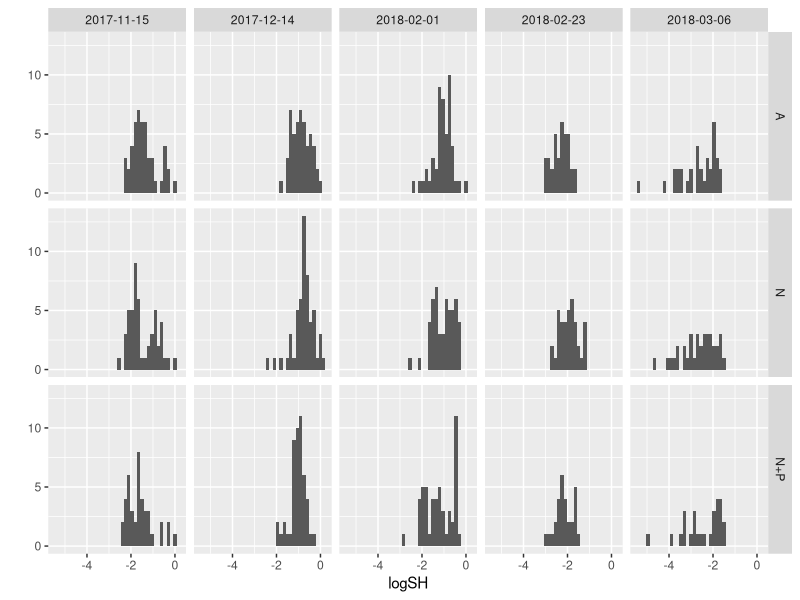
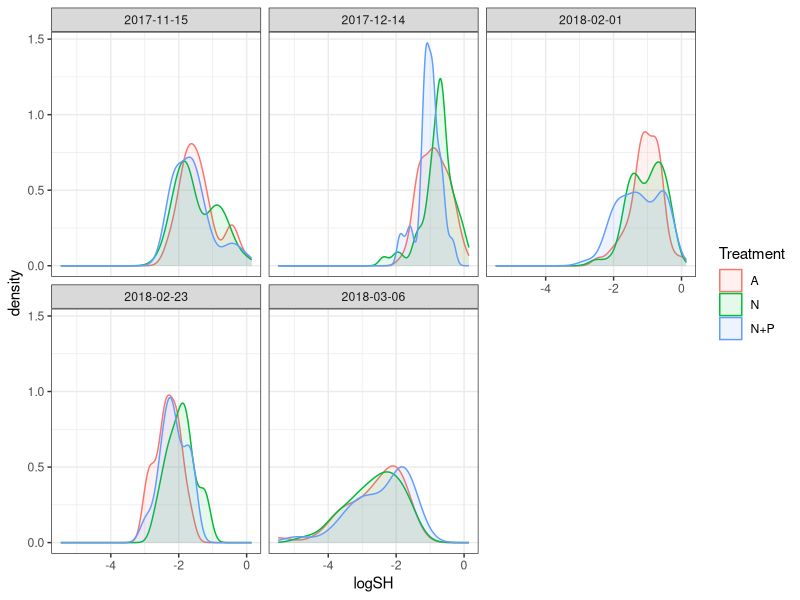

The R source for these figures, in order: (Note: this script raises an error after producing the figures.)
## ---- chunk 1
knitr::opts_chunk$set(echo = TRUE, warning=FALSE, message=FALSE)
## ---- chunk 2

# Get all libraries and sources required to run the script
        library(plyr)
        library(dplyr)
        library(reshape2)

        library(ggplot2)
        library(ggthemes)
        library(scales)

        library(lme4)
        library(lmerTest)
        library(emmeans)
    
        library(skimr)

# Default ggplot settings

    Fill.colour<-scale_colour_manual(values = c("black", "gray70", "gray35"))

    ggthe_bw<-theme(plot.background=element_blank(),
          panel.grid.major.y = element_blank(),
          panel.grid.major.x = element_blank(),
          panel.grid.minor.x = element_blank(),
          panel.grid.minor.y = element_blank(),
          legend.box.background = element_rect(),
          panel.background =element_rect(fill = NA, color = "black")
          )+
    theme_bw()
## ---- chunk 3

# Import the data
  qPCR.variables  <- read.csv("Outputs/Ssid_SH_cell_ratio.csv", header = T)

# Remove blastate samples
  qPCR.blastate<-qPCR.variables[((qPCR.variables$Date=="2018-02-05") |
                                   (qPCR.variables$Date=="2018-03-08")), ]
  qPCR.variables <- droplevels(qPCR.variables[!rownames(qPCR.variables) %in% rownames(qPCR.blastate), ])  
  
 
# Variable types 
str(qPCR.variables)
  qPCR.variables$Genotype<-factor(qPCR.variables$Genotype, 
                                   levels=c("Ss_22","Ss_23","Ss_27", "Ss_28",
                                          "Ss_20", "Ss_24","Ss_30"))
  qPCR.variables$DaysF<-as.factor(qPCR.variables$Days)
  
  summary(qPCR.variables)
  skim(qPCR.variables)

## ---- chunk 4
  HistoL_SH<-qplot(logSH, data=qPCR.variables, binwidth=0.15)
   HistoL_SH + facet_grid(Treatment~Date)
   
  ggplot(qPCR.variables, aes(logSH, fill = Treatment , colour = Treatment)) +
   geom_density(alpha = 0.1) + facet_wrap(~Date) + ggthe_bw

## ---- chunk 5

logSHGenotype <- ggplot(qPCR.variables, aes(Days, logSH)) +
  geom_line(aes(colour=Fragment))+geom_point(aes(shape=factor(Community), colour=factor(Community)))+
  # geom_jitter(aes(colour=factor(Replicate))) +
      # stat_summary(fun.data = "mean_cl_boot",geom = "errorbar", width = 0.2)+
      #stat_summary(fun.y=mean, geom="point", size =3, alpha=0.5) +
      # stat_summary(fun.y=mean, geom="line", size =1, alpha=0.5) + 
      facet_grid(Treatment~Genotype) +
      ggthe_bw +theme(legend.position = "none" )

logSHGenotype + ylab("Relative log10 (S:H)") + xlab("Treatment") +  
      theme(axis.title.y=element_text(size=12), legend.position="none")


logSHTreatment <- ggplot(qPCR.variables, aes(Date, logSH, colour=factor(Treatment))) +
       # geom_jitter(aes(colour=factor(Treatment))) +
       stat_summary(fun.data = "mean_cl_boot",geom = "errorbar", width = 0.2)+
       stat_summary(fun.y=mean, geom="line", size =1) +
       theme_bw() 
logSHTreatment + facet_wrap(~Genotype)

logSH_Replicate<- ggplot(qPCR.variables, aes (Days, logSH, 
                                             colour=factor(Replicate))) +
  stat_summary(fun.data = "mean_cl_boot",geom = "errorbar", width = 0.2 )+
  stat_summary(fun.y=mean, geom="point", size =3, alpha=0.5) +
  stat_summary(fun.y=mean, geom="line") + facet_grid (~Treatment) + ggthe_bw
logSH_Replicate 
logSH_Replicate+ facet_grid(~Community)

logSHTreatment <- ggplot (qPCR.variables, aes(Days, logSH, colour=Treatment)) + 
  ggtitle("A.") +  # geom_point(alpha=0.3) +
  ggthe_bw +  theme(legend.position="bottom") +
  
  stat_summary(fun.data = "mean_cl_boot",geom = "errorbar", 
                    position = position_dodge(width = 5), width = 0.2 )+
  #stat_summary(fun.y=mean, geom="point", size =3, alpha=0.5, 
       #            position = position_dodge(width = 1)) +
  stat_summary(fun.y=mean, geom="line", position = position_dodge(width = 5)) + 

  scale_y_continuous(breaks = seq(-5, 0.5, 0.5),
                    expand = c(0,0),
                  name=("log 10 (Total S/H cell ratio")) +
  scale_x_continuous(name="Days in the experiment",
                         limits = c(-2,113),
                         breaks = seq(0, 110, 15),  
                         expand = c(0, 0)) +  
 
      annotate("segment", x = 2, xend = 91, y = -3.5, yend = -3.5,
                colour = "gray90")+
      annotate("segment", x = 79, xend = 90, y = -3.5, yend = -3,
                colour = "gray90")+
      annotate("segment", x = 91, xend = 110, y = -3, yend = -3,
                colour = "gray90")
logSHTreatment

#logSHTreatment + facet_wrap(~Genotype)
logSHTreatment + facet_wrap(~Community)
## ---- chunk 6
logC_Treatment <- ggplot(qPCR.variables,
                         aes(Days, logC.SH, colour=factor(Fragment))) +
     geom_line()+ 
     #geom_jitter(aes(colour=factor(Replicate))) +
         #stat_summary(fun.data = "mean_cl_boot",geom = "errorbar", width = 0.2)+
         #stat_summary(fun.y=mean, geom="line", size =1, alpha=0.5) + 
         ggthe_bw +  theme(legend.position = "none" )
logC_Treatment
logC_Treatment + facet_grid(Genotype~Treatment)
logC_Treatment + facet_grid(Community~Treatment)
## ---- chunk 7
logD_genotype <- ggplot(qPCR.variables,
                         aes(Days, logD.SH, colour=factor(Fragment))) +
     geom_line()+ 
     #geom_jitter(aes(colour=factor(Replicate))) +
         #stat_summary(fun.data = "mean_cl_boot",geom = "errorbar", width = 0.2)+
         #stat_summary(fun.y=mean, geom="line", size =1, alpha=0.5) + 
         ggthe_bw +  theme(legend.position = "none" )
logD_genotype
logD_genotype + facet_grid(Genotype~Treatment)

logD_Treat <- ggplot(qPCR.variables,
                         aes(Days, logD.SH, colour=factor(Treatment))) +
     #geom_jitter(aes(colour=factor(Replicate))) +
        stat_summary(fun.data = "mean_cl_boot",geom = "errorbar", width = 0.2)+
        stat_summary(fun.y=mean, geom="line", size =1, alpha=0.5) + 
        ggthe_bw +  theme(legend.position = "none" )
logD_Treat
logD_Treat + facet_grid(Community~Treatment)

## ---- chunk 8

qPCR.variables$D.Prp[qPCR.variables$Sample=="Ss_22-18_T22"]<-NA
qPCR.variables$Community[qPCR.variables$Sample=="Ss_22-18_T22"]<-"D"

qPCR.variables$D.Prp[qPCR.variables$Sample=="Ss_23-80_T19"]<-NA
qPCR.variables$Community[qPCR.variables$Sample=="Ss_23-80_T19"]<-"D"

D.PTreatment <- ggplot(qPCR.variables, aes(Days, D.Prp, colour=Fragment)) +
        ggthe_bw +  theme(legend.position="none") +  
        geom_jitter(aes(colour=factor(Fragment)), alpha=0.5, size=1) +
        geom_line() + facet_grid (Genotype~Treatment) +
  
      annotate("segment", x = 2, xend = 91, y = 0, yend = 0,
                colour = "gray90")+
  
      annotate("segment", x = 79, xend = 90, y = 0, yend = 0.3,
                colour = "gray90")+
      annotate("segment", x = 91, xend = 110, y = 0.3, yend = 0.3,
                colour = "gray90")+
  
        annotate("text", x = 8, y = 0.08, label = "(BL)", size=3, colour="gray")+
        annotate("text", x = 45, y = 0.08, label = "(C)", size=3, colour="gray")+
        annotate("text", x = 100, y = 0.08, label = "(H)", size=3, colour="gray")+  
  
      
      scale_y_continuous(breaks = seq(0, 1, 0.3),
                     name=("Durusdinium proportion (D/H)/(S/H)")) +
      scale_x_continuous(name="Days in the experiment",
                           limits = c(-2,113),
                         breaks = seq(0, 110, 45),  
                         expand = c(0, 0))
D.PTreatment

ggsave(file="Outputs/D.P_Treatment_Genotype.svg", plot=D.PTreatment, width=4.5, height=8)
## ---- chunk 9
# Removing weird points and colonies not used

  qPCR.variables_2<-subset(qPCR.variables, Date!="2017-12-14")
  qPCR.variables_2<-subset(qPCR.variables_2, TotalSH<0.8)
  
  SH.0<-subset(qPCR.variables_2, Days<2)
  SH.C<-subset(qPCR.variables_2, Days<79)
    SH.C<-subset(SH.C, Days>77)
  SH.H<-subset(qPCR.variables_2, Days>80)
 
  
logSH_Genotype<- ggplot(qPCR.variables_2, aes (Days, logSH, 
                     colour=factor(Fragment))) +
  theme_bw() + geom_line()+ facet_grid (Genotype~Treatment)#+
logSH_Genotype + theme(legend.position = "none" ) + geom_point()

## ---- chunk 10
qPCR.variables_2$Community<-factor(qPCR.variables_2$Community, levels = c("C3", "C1", "D"))

logSHTreatment <- ggplot (qPCR.variables_2, aes(Days, logSH, colour=Treatment, shape=Treatment)) + 
    # ggtitle("(b)") +
    Fill.colour + ggthe_bw+
    theme(plot.background=element_blank(), 
            panel.border = element_blank(),
            axis.line = element_line(colour = "black"),
            panel.grid.major = element_blank(),
            panel.grid.minor = element_blank(),
            legend.position=c(0.1, 0.25),
            strip.background = element_rect(fill="white"),
            legend.title = element_blank()) +
       #geom_jitter(aes(colour=factor(Replicate))) +
       stat_summary(fun.data = "mean_cl_boot",geom = "errorbar", 
                    position = position_dodge(width = 5), width = 0.2 )+
      stat_summary(fun.y=mean, geom="point", size =2, alpha=0.5, 
                   position = position_dodge(width = 5)) +
       stat_summary(fun.y=mean, geom="line", position = position_dodge(width = 5)) + 
      
        annotate("segment", x = 2, xend = 91, y = -4.5, yend = -4.5,
                  colour = "gray90", linetype=2)+
        annotate("segment", x = 79, xend = 91, y = -4.5, yend = -4,
                  colour = "gray90", linetype=4)+
        annotate("segment", x = 91, xend = 110, y = -4, yend = -4,
                  colour = "gray90", linetype=3)+
        annotate("text", x = 45, y = -4.4, label = "Nutrients", size=3, colour="gray")+
        annotate("text", x = 3, y = -4.4, label = "BL", size=3,  colour="gray")+
        annotate("text", x = 100, y = -3.9, label = "H", size=3, colour="gray") +

      scale_y_continuous(limits = c(-4.6,0),
        breaks = seq(-5, 0.3, 0.5),
                    expand = c(0,0),
                   name=("Relative (S/H) cell ratio")) +
      scale_x_continuous(name="Days in the experiment",
                         limits = c(-2,113),
                         breaks = seq(0, 110, 15),  
                         expand = c(0.01, 0.01))
  logSHTreatment 
  logSHTreatmentb<-logSHTreatment  + facet_grid(~Community)
  logSHTreatmentb
  #ggsave(file="5.3A_AH.svg", plot=logSHTreatment, width=3.0, height=6)
  #ggsave(file="Outputs/Fig6c.svg", plot=logSHTreatmentb, width=6.6, height=3.5)
## ---- chunk 11
logSH_Community <- ggplot (qPCR.variables_2, aes(Days, logSH, colour=Community, shape=Community)) +  
   ggtitle("(c)")+         ggthe_bw+
    theme(plot.background=element_blank(), 
            panel.border = element_blank(),
            axis.line = element_line(colour = "black"),
            panel.grid.major = element_blank(),
            panel.grid.minor = element_blank(),
            legend.position=c(0.2,0.25),
            strip.background = element_rect(fill="white")) +
       #geom_jitter(aes(colour=factor(Replicate))) +
       stat_summary(fun.data = "mean_cl_boot",geom = "errorbar", 
                    position = position_dodge(width = 5), width = 0.2 )+
      stat_summary(fun.y=mean, geom="point", size =3, alpha=0.5, 
                   position = position_dodge(width = 5)) +
       stat_summary(fun.y=mean, geom="line", position = position_dodge(width = 5)) + 
      
  annotate("segment", x = 2, xend = 91, y = -4.5, yend = -4.5,
                  colour = "gray90", linetype=2)+
        annotate("segment", x = 79, xend = 91, y = -4.5, yend = -4,
                  colour = "gray90", linetype=4)+
        annotate("segment", x = 91, xend = 110, y = -4, yend = -4,
                  colour = "gray90", linetype=3)+
        annotate("text", x = 2, y = -4.4, label = "BL", size=3)+
        annotate("text", x = 45, y = -4.4, label = "Nutrients", size=3)+
        annotate("text", x = 100, y = -3.9, label = "H", size=3) +

      scale_y_continuous(limits = c(-4.6, -0.3),
                        breaks = seq(-4.5, 0.3, 0.5),
                        expand = c(0,0),
                        name=("Relative (S/H) cell ratio")) +
      scale_x_continuous(name="Days in the experiment",
                         limits = c(-2,113),
                         breaks = seq(0, 110, 15),  
                         expand = c(0, 0))
  logSH_Community
  
  #ggsave(file="S6_SH.svg", plot=logSH_Community, width=4.0, height=3.5)

## ---- chunk 12
  
CHTreatment_2 <- ggplot (qPCR.variables_2, aes(Days, logC.SH, colour=Treatment)) +  theme_bw() + ggtitle("C.")+ Fill.colour+ ggthe_bw+
  annotate("segment", x = 2, xend = 91, y = -4.5, yend = -4.5,
                  colour = "gray90", linetype=1)+
        annotate("segment", x = 79, xend = 91, y = -4.5, yend = -4,
                  colour = "gray90", linetype=1)+
        annotate("segment", x = 91, xend = 110, y = -4, yend = -4,
                  colour = "gray90", linetype=1)+
        annotate("text", x = 45, y = -4.4, label = "Nutrients", size=3)+
        annotate("text", x = 99, y = -3.9, label = "Heat", size=3) +
       
       #geom_jitter(aes(colour=factor(Replicate))) +
       stat_summary(fun.data = "mean_cl_boot",geom = "errorbar", 
                    position = position_dodge(width = 5), width = 0.2 )+
      #stat_summary(fun.y=mean, geom="point", size =3, alpha=0.5, 
       #            position = position_dodge(width = 5)) +
       stat_summary(fun.y=mean, geom="line") +
      scale_x_continuous(name="Days in the experiment",
                         limits = c(-2,113),
                         breaks = seq(0, 110, 15),  
                         expand = c(0, 0))
  CHTreatment_2  
  #CHTreatment_2 + facet_grid (Genotype~Community)

  CHTreatment_2 + facet_grid(~Community)
  
  #ggsave(file="5.3A_AH_2.svg", plot=SHTreatment_2, width=3.0, height=6)
  #ggsave(file="5.3C_SH_NoGenotype_2.svg", plot=SHTreatment_2, width=3.0, height=3)
## ---- chunk 13
  
DHTreatment_2 <- ggplot (qPCR.variables_2, aes(Days, logD.SH, colour=Treatment)) +  theme_bw() + ggtitle("C.")+ Fill.colour+ ggthe_bw+
  annotate("segment", x = 2, xend = 91, y = -4.5, yend = -4.5,
                  colour = "gray90", linetype=1)+
        annotate("segment", x = 79, xend = 91, y = -4.5, yend = -4,
                  colour = "gray90", linetype=1)+
        annotate("segment", x = 91, xend = 110, y = -4, yend = -4,
                  colour = "gray90", linetype=1)+
        annotate("text", x = 45, y = -4.4, label = "Nutrients", size=3)+
        annotate("text", x = 99, y = -3.9, label = "Heat", size=3) +
       
       #geom_jitter(aes(colour=factor(Replicate))) +
       stat_summary(fun.data = "mean_cl_boot",geom = "errorbar", 
                    position = position_dodge(width = 5), width = 0.2 )+
      #stat_summary(fun.y=mean, geom="point", size =3, alpha=0.5, 
       #            position = position_dodge(width = 5)) +
       stat_summary(fun.y=mean, geom="line") +
      scale_x_continuous(name="Days in the experiment",
                         limits = c(-2,113),
                         breaks = seq(0, 110, 15),  
                         expand = c(0, 0))
  DHTreatment_2 + facet_grid (Genotype~Community)

  DHTreatment_2 + facet_grid(~Community)

## ---- chunk 14
D.PTreatment <- ggplot(qPCR.variables, aes(Days, D.Prp, colour=Fragment)) +
        ggthe_bw +  theme(legend.position="none") +  
        geom_jitter(aes(shape=factor(Treatment)), alpha=0.5) +
        geom_line()+ 
      annotate("segment", x = 2, xend = 91, y = 0, yend = 0,
                colour = "gray90")+
      #annotate("text", x = 45, y = 0.2, label = "Nutrients", size=3)+
    
      annotate("segment", x = 79, xend = 90, y = 0, yend = 0.3,
                colour = "gray90")+
    
      annotate("segment", x = 91, xend = 110, y = 0.3, yend = 0.3,
                colour = "gray90")+
      #annotate("text", x = 99, y = 0.3, label = "Heat", size=3)+

      scale_y_continuous(breaks = seq(0, 1, 0.3),
                     name=("Durusdinium proportion (D/H)/(S/H)")) +
      scale_x_continuous(name="Days in the experiment",
                           limits = c(-2,113),
                         breaks = seq(0, 110, 45),  
                         expand = c(0, 0))
      D.PTreatment + facet_grid (Genotype~Replicate)
D.PTreatment
## ---- chunk 15
LME_BaseLine<-lmer(logSH ~ Treatment + Community + (1|Genotype) + (1|Replicate), 
                     data=SH.0)
   step(LME_BaseLine)
   anova(LME_BaseLine) # Treatments is not significant
   ranova(LME_BaseLine) # Treatments is significant!
   
   LME_BaseLine<-lmer(logSH ~ Genotype + (1|Replicate), 
                     data=SH.0)
   step(LME_BaseLine)
   anova(LME_BaseLine) # Treatments is not significant
   ranova(LME_BaseLine) # Treatments is significant!

## ---- chunk 16

# Multicomp
Ssid.SH.C.emm<-emmeans(LME_BaseLine, ~Genotype)
      #contrast(Ofav.SH.C.emm, "tukey")
    Ssid.SH.C_groups<-cld(Ssid.SH.C.emm, by=NULL) # compact-letter display
    Ssid.SH.C_groups
    
# Effect plot
  plot(emmeans(LME_BaseLine, ~Genotype), comparisons = TRUE) +
      coord_flip(xlim = NULL, ylim = NULL, expand = TRUE) + theme_bw()
## ---- chunk 17
logSHTreatmentBL <- ggplot (SH.0, aes(Genotype, logSH, colour=Genotype)) + 
  #ggtitle("A.") + 
  ggthe_bw +  theme(legend.position="bottom") +
  stat_summary(fun.data = "mean_cl_boot",geom = "errorbar", 
                    position = position_dodge(width = 5), width = 0.2 )+
  stat_summary(fun.y=mean, geom="point", size =3, alpha=0.5, 
                  position = position_dodge(width = 1)) +
  
  scale_y_continuous(breaks = seq(-2.5, 0, 0.5),
                    expand = c(0.1,0.1),
                  name=("log 10 (Total S/H cell ratio"))
    
logSHTreatmentBL

logSHTreatmentBL + facet_grid(~Community)
## ---- chunk 18
LME_Ssid.C<-lmer(logSH ~ Treatment + Community + (1|Replicate) + (1|Genotype), 
                     data=SH.C)
     step (LME_Ssid.C) #  Remove Genotype
     anova (LME_Ssid.C)
     ranova (LME_Ssid.C)
     
LME_Ssid.C<-lmer(logSH ~ Treatment + Community + (1|Replicate),
                     data=SH.C)
     step (LME_Ssid.C) #  Remove replicate
     anova (LME_Ssid.C)
     ranova (LME_Ssid.C)

## ---- chunk 19
# Multicomp
Ssid.SH.C.emm<-emmeans(LME_Ssid.C, ~Community|Treatment)
      #contrast(Ssid.SH.C.emm, "tukey")
    Ssid.SH.C_groups<-cld(Ssid.SH.C.emm, by=NULL) # compact-letter display
    Ssid.SH.C_groups
    
# Effect plot
  plot(emmeans(LME_Ssid.C, ~Treatment), comparisons = TRUE) +
      coord_flip(xlim = NULL, ylim = NULL, expand = TRUE) + theme_bw()
## ---- chunk 20
logSHTreatmentC <- ggplot (SH.C, aes(Treatment, logSH, colour=Treatment, shape=Treatment)) + 
  ggtitle("A.")+ Fill.colour +
  ggthe_bw +  theme(legend.position="bottom") +
  
  stat_summary(fun.data = "mean_cl_boot",geom = "errorbar", 
                    position = position_dodge(width = 5), width = 0.2 )+
  stat_summary(fun.y=mean, geom="point", size =3, alpha=0.5, 
                  position = position_dodge(width = 1)) +
  
  scale_y_continuous(breaks = seq(-2.5, 0, 0.5),
                    expand = c(0.1,0.1),
                  name=("log 10 (Total S/H cell ratio"))
    
logSHTreatmentC

logSHGenotypeC <- ggplot (SH.C, aes(Genotype, logSH, colour=Genotype)) + 
  ggthe_bw +  theme(legend.position="bottom") +
  
  stat_summary(fun.data = "mean_cl_boot",geom = "errorbar", 
                    position = position_dodge(width = 5), width = 0.2 )+
  stat_summary(fun.y=mean, geom="point", size =3, alpha=0.5, 
                  position = position_dodge(width = 1)) +
  
  scale_y_continuous(breaks = seq(-2.5, 0, 0.5),
                    expand = c(0.1,0.1),
                  name=("log 10 (C/H) cell ratio"))
    
logSHGenotypeC

## ---- chunk 21
LME_Ssid.H<-lmer(logSH ~ Treatment * Community * DaysF+ (1|Replicate) + (1|Genotype), 
                     data=SH.H)
     step (LME_Ssid.H) #  Remove Replicate
     anova (LME_Ssid.H)
     ranova (LME_Ssid.H)
     
LME_Ssid.H<-lmer(logSH ~ Treatment * Community * DaysF+ (1|Genotype),
                     data=SH.H)
     step (LME_Ssid.H) #  Remove replicate
     anova (LME_Ssid.H)
     ranova (LME_Ssid.H)

## ---- chunk 22
# Multicomp
Ssid.SH.H.emm<-emmeans(LME_Ssid.H, ~Treatment|Community|DaysF)
    contrast(Ssid.SH.H.emm, "tukey")
    Ssid.SH.H_groups<-cld(Ssid.SH.H.emm, by=NULL) # compact-letter display
    Ssid.SH.H_groups<-Ssid.SH.H_groups[order(Ssid.SH.H_groups$Day,
                           Ssid.SH.H_groups$Community, 
                           Ssid.SH.H_groups$Treatment), ]
    
    Ssid.SH.H_groups
    
# Effect plot
  plot(emmeans(LME_Ssid.H, ~DaysF*Community|Treatment), comparisons = TRUE) +
      coord_flip(xlim = NULL, ylim = NULL, expand = TRUE) + theme_bw()
## ---- chunk 23
logSHTreatmentH <- ggplot (SH.H, aes(Treatment, logSH, colour=Treatment, shape=Treatment)) + 
  ggtitle("A.")+ Fill.colour +
  ggthe_bw +  theme(legend.position="bottom") +
  
  stat_summary(fun.data = "mean_cl_boot",geom = "errorbar", 
                    position = position_dodge(width = 5), width = 0.2 )+
  stat_summary(fun.y=mean, geom="point", size =3, alpha=0.5, 
                  position = position_dodge(width = 1)) +
  
  scale_y_continuous(breaks = seq(-3, 0, 0.5),
                    expand = c(0.1,0.1),
                  name=("log 10 (Total S/H cell ratio"))
    
logSHTreatmentH
logSHTreatmentH + facet_grid(~Community)
logSHTreatmentH + facet_grid(DaysF~Community) #+  geom_jitter()


logSHTreatmentH <- ggplot (SH.H, aes(DaysF, logSH)) + 
  ggtitle("A.")+ Fill.colour +
  ggthe_bw +  theme(legend.position="bottom") +
  
  stat_summary(fun.data = "mean_cl_boot",geom = "errorbar", 
                    position = position_dodge(width = 5), width = 0.2 )+
  stat_summary(fun.y=mean, geom="point", size =3, alpha=0.5, 
                  position = position_dodge(width = 1)) +
  
  scale_y_continuous(breaks = seq(-3, 0, 0.5),
                    expand = c(0.1,0.1),
                  name=("log 10 (Total S/H cell ratio"))
    
logSHTreatmentH
logSHTreatmentH + facet_grid(~Community)
logSHTreatmentH + facet_grid(Treatment~Community) #+  geom_jitter()



logSHGenotypeH <- ggplot (SH.H, aes(Community, logSH, colour=Genotype)) + 
  ggthe_bw +  theme(legend.position="bottom") +
  
  stat_summary(fun.data = "mean_cl_boot",geom = "errorbar", width = 0.2 )+
  stat_summary(fun.y=mean, geom="point", size =3, alpha=0.5) +
  
  scale_y_continuous(breaks = seq(-2.5, 0, 0.5),
                    expand = c(0.1,0.1),
                  name=("log 10 (Total S/H cell ratio"))
    
logSHGenotypeH
logSHGenotypeH + facet_grid(~DaysF)

## ---- chunk 24
    
LM_Ssid.qpCR<-lmer(logSH ~ Treatment * DaysF * Community + (1|Replicate) + (1|Genotype/Fragment), 
                   data= qPCR.variables_2)
    step(LM_Ssid.qpCR)
    anova(LM_Ssid.qpCR)
    ranova(LM_Ssid.qpCR)

LM_Ssid.qpCR<-lmer(logSH ~ Treatment + DaysF + Community + 
                     (1 | Genotype) + 
                     Treatment:DaysF +  DaysF:Community,
                   data= qPCR.variables_2)
      step(LM_Ssid.qpCR)
      anova(LM_Ssid.qpCR)
      ranova(LM_Ssid.qpCR)
      summary(LM_Ssid.qpCR)
    
## ---- chunk 25
# Emmeans
Ssid.YII.emm<-emmeans(LM_Ssid.qpCR, ~Treatment|Community|DaysF)
     #contrast(Ssid.YII.emm, "tukey")

# Pairwise comparisons
    #pairs(Ssid.YII.emm) # same than contrast(Ssid.YII.emm, "tukey")
  plot(emmeans(LM_Ssid.qpCR, ~Treatment|DaysF), comparisons = TRUE) +
        theme_bw() # Tukey comparission (do not trust CI to compare EMMs)
    
    plot(emmeans(LM_Ssid.qpCR, ~Treatment|DaysF|Community), comparisons = TRUE) +
      coord_flip(xlim = NULL, ylim = NULL, expand = TRUE) + facet_grid(Community~DaysF) +
      theme_bw()
  
  #CLD  
  SH_Multicomp<-cld(Ssid.YII.emm, by=NULL) # compact-letter display
      SH_Multicomp<-SH_Multicomp[order(SH_Multicomp$DaysF, 
                                       SH_Multicomp$Community,
                                       SH_Multicomp$Treatment), ]
    #write.csv(SH_Multicomp, "Outputs/Ssid_SH_Multicomp.csv")  

## ---- chunk 26
 # 2. Predict values:
    pred_Ssid1 <- predict(LM_Ssid.qpCR, re.form = NA)

  #3. Bootstrap CI:
    Ss.boot1 <- bootMer(LM_Ssid.qpCR, predict, nsim = 1000, re.form = NULL) # include random effects, reduce CI lot!
    std.err <- apply(Ss.boot1$t, 2, sd)
    CI.lo_1 <- pred_Ssid1 - std.err*1.96
    CI.hi_1 <- pred_Ssid1 + std.err*1.96

  #Plot
  Model_Ss_1b_plot<- ggplot(
    qPCR.variables_2, aes(x = Days, y = logSH, colour = Treatment)) +
    geom_line(aes(y = pred_Ssid1),size=2) +
    #geom_point(aes(fill=factor(Treatment)),
    #         shape = 21, colour = "black", size = 2, stroke = 0.3, alpha=0.3) +
    geom_ribbon(aes(ymin = CI.lo_1, ymax = CI.hi_1),
                size=2, alpha = 0.1, linetype = 0) +
    #scale_color_manual(values=my_colours) +
    #scale_fill_manual(values=my_colours) +
    #scale_y_continuous(name=expression(~italic("Fv / Fm")),
    #                   limits = c(0.5, 0.61), 
    #                   breaks = seq(0.4, 0.6, by=0.1), expand = c(0,0))+
    #scale_x_continuous("Days in the experiment", limits = c(0, 78),
    #                 breaks = seq(0, 76, by=7), expand = c(0,0))+
    
     stat_summary(fun.data = "mean_cl_boot",geom = "errorbar", width = 1,
                   position = position_dodge(1) )+
    stat_summary(fun.y=mean, geom="line", position = position_dodge(1), 
                  linetype=1, alpha=1)
    # stat_summary(fun.y=mean, geom="point", size =1,
    #             position=position_dodge(width=1), alpha=0.8)  +
    ggthe_bw
  
  Model_Ss_1b_plot + facet_wrap(~Community)

## ---- chunk 27
    
LM_Ssid.qpCR2<-lmer(logSH ~ Treatment * Days * Community + (1|Replicate) + (1|Genotype/Fragment), 
                   data= qPCR.variables_2)
    step(LM_Ssid.qpCR2)
    anova(LM_Ssid.qpCR2)
    ranova(LM_Ssid.qpCR2)

LM_Ssid.qpCR2<-lmer(logSH ~Treatment + Days + Community + (1|Genotype) + Treatment:Days,
                   data= qPCR.variables_2)
      step(LM_Ssid.qpCR2)
      anova(LM_Ssid.qpCR2)
      ranova(LM_Ssid.qpCR2)
      summary(LM_Ssid.qpCR2)
    
## ---- chunk 28
 # 2. Predict values:
    pred_Ssid1 <- predict(LM_Ssid.qpCR2,re.form = NA)

  #3. Bootstrap CI:
    Ss.boot1 <- bootMer(LM_Ssid.qpCR2, predict, nsim = 1000, re.form = NULL) # include random effects, reduce CI lot!
    std.err <- apply(Ss.boot1$t, 2, sd)
    CI.lo_1 <- pred_Ssid1 - std.err*1.96
    CI.hi_1 <- pred_Ssid1 + std.err*1.96

  #Plot
  Model_Ss_1b_plot<- ggplot(
    qPCR.variables_2, aes(x = Days, y = logSH, colour = Treatment)) +
    geom_line(aes(y = pred_Ssid1),size=2) +
    #geom_point(aes(fill=factor(Treatment)),
    #         shape = 21, colour = "black", size = 2, stroke = 0.3, alpha=0.3) +
    geom_ribbon(aes(ymin = CI.lo_1, ymax = CI.hi_1),
                size=2, alpha = 0.1, linetype = 0) +
    #scale_color_manual(values=my_colours) +
    #scale_fill_manual(values=my_colours) +
    #scale_y_continuous(name=expression(~italic("Fv / Fm")),
    #                   limits = c(0.5, 0.61), 
    #                   breaks = seq(0.4, 0.6, by=0.1), expand = c(0,0))+
    #scale_x_continuous("Days in the experiment", limits = c(0, 78),
    #                 breaks = seq(0, 76, by=7), expand = c(0,0))+
    
     stat_summary(fun.data = "mean_cl_boot",geom = "errorbar", width = 1,
                   position = position_dodge(1) )+
    stat_summary(fun.y=mean, geom="line", position = position_dodge(1), 
                  linetype=1, alpha=1) + 
    # stat_summary(fun.y=mean, geom="point", size =1,
    #             position=position_dodge(width=1), alpha=0.8)  +
    ggthe_bw
  
  Model_Ss_1b_plot + facet_wrap(Genotype~Community)

## ---- chunk 29
qPCR.variables_3<-qPCR.variables_2[(qPCR.variables_2$DaysF!="0"), ]  

Sy.Summary <- plyr::ddply (qPCR.variables_3, . (DaysF, Community, Treatment),
              summarise,
              Sy_mean = mean (TotalSH, na.rm = T),
              Sy_sd = sd (TotalSH, na.rm = T))
Sy.Summary
write.csv(Sy.Summary, "Outputs/meanSH.csv")
## ---- chunk 30

Treatment<- ggplot(
    qPCR.variables_3, aes(x = Days, y = logSH, 
                          colour = Treatment, shape = Treatment)) +
  Fill.colour+
    stat_summary(fun.data = "mean_cl_boot",geom = "errorbar", width = 1,
                   position = position_dodge(3) )+
    stat_summary(fun.y=mean, geom="line", position = position_dodge(3), 
                  linetype=1, alpha=1)+
     stat_summary(fun.y=mean, geom="point", size =1,
                 position=position_dodge(3), alpha=0.8)  +
    ggthe_bw + facet_grid(~Community) +
   scale_y_continuous(breaks = seq(-5.5, 0.5, 0.5),
                    expand = c(0.1,0.1),
                  name=("log 10 (Total S/H cell ratio)")) +
  scale_x_continuous(name="Days in the experiment",
                         limits = c(75,113),
                         breaks = seq(75, 110, 15),  
                         expand = c(0, 0))  +
  theme(legend.position = c(.80, 0.24))+
    annotate("text", x = 78, y = -5, label = "(C)", size=3, colour="gray")+
    annotate("text", x = 100, y = -5, label = "(H)", size=3, colour="gray")
Treatment

#ggsave(file="Outputs/TotSH_Community.svg", plot=Treatment, width=4.5, height=3.5)
## ---- chunk 31


LM_Ssid.qpCR<-lmer(logSH ~ Treatment * DaysF * Community + (1|Replicate) + (1|Genotype/Fragment), 
                   data= qPCR.variables_3)
    step(LM_Ssid.qpCR)
    anova(LM_Ssid.qpCR)
    ranova(LM_Ssid.qpCR)

LM_Ssid.qpCR<-lmer(logSH ~ Treatment + DaysF + Community + 
                     (1 | Replicate) + (1 | Genotype) + 
                     Treatment:DaysF + DaysF:Community, data= qPCR.variables_3)
      step(LM_Ssid.qpCR)
      anova(LM_Ssid.qpCR)
      ranova(LM_Ssid.qpCR)
      summary(LM_Ssid.qpCR)
## ---- chunk 32
# Emmeans
Ssid.YII.emm<-emmeans(LM_Ssid.qpCR, ~Treatment*DaysF*Community)
     #contrast(Ssid.YII.emm, "tukey")

# Pairwise comparisons
    #pairs(Ssid.YII.emm) # same than contrast(Ssid.YII.emm, "tukey")
  plot(emmeans(LM_Ssid.qpCR, ~Treatment|DaysF), comparisons = TRUE) +
        theme_bw() # Tukey comparission (do not trust CI to compare EMMs)
    
    plot(emmeans(LM_Ssid.qpCR, ~Treatment|DaysF|Community), comparisons = TRUE) +
      coord_flip(xlim = NULL, ylim = NULL, expand = TRUE) + facet_grid(Community~DaysF) +
      theme_bw()
  
  #CLD  
  SH_Multicomp<-cld(Ssid.YII.emm, by=NULL) # compact-letter display
      SH_Multicomp<-SH_Multicomp[order(SH_Multicomp$DaysF, 
                                       SH_Multicomp$Community,
                                       SH_Multicomp$Treatment), ]
    #write.csv(SH_Multicomp, "Outputs/Ssid_SH_Multicomp.csv")  

## ---- chunk 33
 # 2. Predict values:
    pred_Ssid1 <- predict(LM_Ssid.qpCR, re.form = NA)

  #3. Bootstrap CI:
    Ss.boot1 <- bootMer(LM_Ssid.qpCR, predict, nsim = 1000, re.form = NULL) # include random effects, reduce CI lot!
    std.err <- apply(Ss.boot1$t, 2, sd)
    CI.lo_1 <- pred_Ssid1 - std.err*1.96
    CI.hi_1 <- pred_Ssid1 + std.err*1.96

  #Plot
  Model_Ss_1b_plot<- ggplot(
    qPCR.variables_3, aes(x = Days, y = logSH, colour = Treatment)) +
    geom_line(aes(y = pred_Ssid1),size=2) +
    #geom_point(aes(fill=factor(Treatment)),
    #         shape = 21, colour = "black", size = 2, stroke = 0.3, alpha=0.3) +
    geom_ribbon(aes(ymin = CI.lo_1, ymax = CI.hi_1),
                size=2, alpha = 0.1, linetype = 0) +
    #scale_color_manual(values=my_colours) +
    #scale_fill_manual(values=my_colours) +
    #scale_y_continuous(name=expression(~italic("Fv / Fm")),
    #                   limits = c(0.5, 0.61), 
    #                   breaks = seq(0.4, 0.6, by=0.1), expand = c(0,0))+
    #scale_x_continuous("Days in the experiment", limits = c(0, 78),
    #                 breaks = seq(0, 76, by=7), expand = c(0,0))+
    
     stat_summary(fun.data = "mean_cl_boot",geom = "errorbar", width = 1,
                   position = position_dodge(1) )+
    stat_summary(fun.y=mean, geom="line", position = position_dodge(1), 
                  linetype=1, alpha=1)+
    # stat_summary(fun.y=mean, geom="point", size =1,
    #             position=position_dodge(width=1), alpha=0.8)  +
    ggthe_bw
  
  Model_Ss_1b_plot + facet_wrap(~Community)

## ---- chunk 34
    
LM_Ssid.qpCR2<-lmer(logSH ~ Treatment * Days * Community + (1|Replicate) + (1|Genotype/Fragment), 
                   data= qPCR.variables_2)
    step(LM_Ssid.qpCR2)
    anova(LM_Ssid.qpCR2)
    ranova(LM_Ssid.qpCR2)

LM_Ssid.qpCR2<-lmer(logSH ~Treatment + Days + Community + (1|Genotype) + Treatment:Days,
                   data= qPCR.variables_2)
      step(LM_Ssid.qpCR2)
      anova(LM_Ssid.qpCR2)
      ranova(LM_Ssid.qpCR2)
      summary(LM_Ssid.qpCR2)
    
## ---- chunk 35
 # 2. Predict values:
    pred_Ssid1 <- predict(LM_Ssid.qpCR2,re.form = NA)

  #3. Bootstrap CI:
    Ss.boot1 <- bootMer(LM_Ssid.qpCR2, predict, nsim = 1000, re.form = NULL) # include random effects, reduce CI lot!
    std.err <- apply(Ss.boot1$t, 2, sd)
    CI.lo_1 <- pred_Ssid1 - std.err*1.96
    CI.hi_1 <- pred_Ssid1 + std.err*1.96

  #Plot
  Model_Ss_1b_plot<- ggplot(
    qPCR.variables_2, aes(x = Days, y = logSH, colour = Treatment)) +
    geom_line(aes(y = pred_Ssid1),size=2) +
    #geom_point(aes(fill=factor(Treatment)),
    #         shape = 21, colour = "black", size = 2, stroke = 0.3, alpha=0.3) +
    geom_ribbon(aes(ymin = CI.lo_1, ymax = CI.hi_1),
                size=2, alpha = 0.1, linetype = 0) +
    #scale_color_manual(values=my_colours) +
    #scale_fill_manual(values=my_colours) +
    #scale_y_continuous(name=expression(~italic("Fv / Fm")),
    #                   limits = c(0.5, 0.61), 
    #                   breaks = seq(0.4, 0.6, by=0.1), expand = c(0,0))+
    #scale_x_continuous("Days in the experiment", limits = c(0, 78),
    #                 breaks = seq(0, 76, by=7), expand = c(0,0))+
    
     stat_summary(fun.data = "mean_cl_boot",geom = "errorbar", width = 1,
                   position = position_dodge(1) )+
    stat_summary(fun.y=mean, geom="line", position = position_dodge(1), 
                  linetype=1, alpha=1) + 
    # stat_summary(fun.y=mean, geom="point", size =1,
    #             position=position_dodge(width=1), alpha=0.8)  +
    ggthe_bw
  
  Model_Ss_1b_plot + facet_wrap(Genotype~Community)
